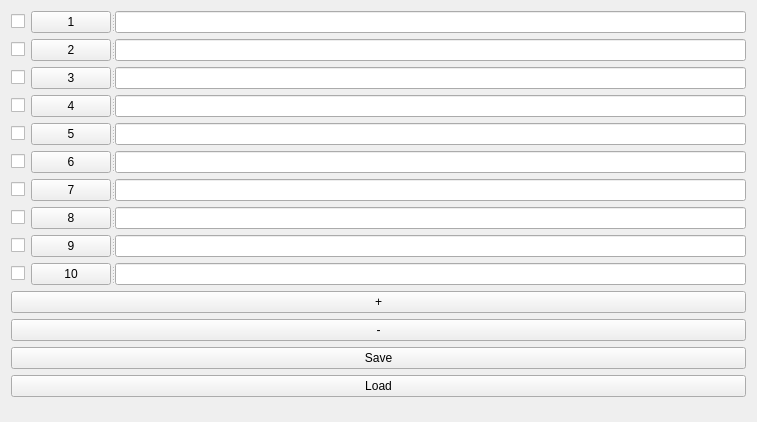
            <widget class="QWidget" name="scrollAreaWidgetContents">
             <property name="geometry">
              <rect>
               <x>0</x>
               <y>-290</y>
               <width>757</width>
               <height>422</height>
              </rect>
             </property>
             <layout class="QVBoxLayout" name="verticalLayout">
              <item>
               <layout class="QHBoxLayout" name="horizontalLayout_2">
                <item>
                 <widget class="QCheckBox" name="chkMulti01">
                  <property name="toolTip">
                   <string>勾选表示可以定时发送</string>
                  </property>
                  <property name="text">
                   <string/>
                  </property>
                 </widget>
                </item>
                <item>
                 <widget class="QSplitter" name="splitter_2">
                  <property name="orientation">
                   <enum>Qt::Horizontal</enum>
                  </property>
                  <widget class="QPushButton" name="btnMultiPush01">
                   <property name="sizePolicy">
                    <sizepolicy hsizetype="Fixed" vsizetype="Fixed">
                     <horstretch>0</horstretch>
                     <verstretch>0</verstretch>
                    </sizepolicy>
                   </property>
                   <property name="toolTip">
                    <string>点击发送</string>
                   </property>
                   <property name="text">
                    <string>1</string>
                   </property>
                  </widget>
                  <widget class="QLineEdit" name="txtLine01">
                   <property name="sizePolicy">
                    <sizepolicy hsizetype="Fixed" vsizetype="Fixed">
                     <horstretch>10</horstretch>
                     <verstretch>0</verstretch>
                    </sizepolicy>
                   </property>
                  </widget>
                 </widget>
                </item>
               </layout>
              </item>
              <item>
               <layout class="QHBoxLayout" name="horizontalLayout_4">
                <item>
                 <widget class="QCheckBox" name="chkMulti02">
                  <property name="toolTip">
                   <string>勾选表示可以定时发送</string>
                  </property>
                  <property name="text">
                   <string/>
                  </property>
                 </widget>
                </item>
                <item>
                 <widget class="QSplitter" name="splitter_3">
                  <property name="orientation">
                   <enum>Qt::Horizontal</enum>
                  </property>
                  <widget class="QPushButton" name="btnMultiPush02">
                   <property name="sizePolicy">
                    <sizepolicy hsizetype="Fixed" vsizetype="Fixed">
                     <horstretch>0</horstretch>
                     <verstretch>0</verstretch>
                    </sizepolicy>
                   </property>
                   <property name="toolTip">
                    <string>点击发送</string>
                   </property>
                   <property name="text">
                    <string>2</string>
                   </property>
                  </widget>
                  <widget class="QLineEdit" name="txtLine02">
                   <property name="sizePolicy">
                    <sizepolicy hsizetype="Expanding" vsizetype="Fixed">
                     <horstretch>10</horstretch>
                     <verstretch>0</verstretch>
                    </sizepolicy>
                   </property>
                  </widget>
                 </widget>
                </item>
               </layout>
              </item>
              <item>
               <layout class="QHBoxLayout" name="horizontalLayout_5">
                <item>
                 <widget class="QCheckBox" name="chkMulti03">
                  <property name="toolTip">
                   <string>勾选表示可以定时发送</string>
                  </property>
                  <property name="text">
                   <string/>
                  </property>
                 </widget>
                </item>
                <item>
                 <widget class="QSplitter" name="splitter_4">
                  <property name="orientation">
                   <enum>Qt::Horizontal</enum>
                  </property>
                  <widget class="QPushButton" name="btnMultiPush03">
                   <property name="toolTip">
                    <string>点击发送</string>
                   </property>
                   <property name="text">
                    <string>3</string>
                   </property>
                  </widget>
                  <widget class="QLineEdit" name="txtLine03">
                   <property name="sizePolicy">
                    <sizepolicy hsizetype="Expanding" vsizetype="Fixed">
                     <horstretch>10</horstretch>
                     <verstretch>0</verstretch>
                    </sizepolicy>
                   </property>
                  </widget>
                 </widget>
                </item>
               </layout>
              </item>
              <item>
               <layout class="QHBoxLayout" name="horizontalLayout_6">
                <item>
                 <widget class="QCheckBox" name="chkMulti04">
                  <property name="toolTip">
                   <string>勾选表示可以定时发送</string>
                  </property>
                  <property name="text">
                   <string/>
                  </property>
                 </widget>
                </item>
                <item>
                 <widget class="QSplitter" name="splitter_5">
                  <property name="orientation">
                   <enum>Qt::Horizontal</enum>
                  </property>
                  <widget class="QPushButton" name="btnMultiPush04">
                   <property name="toolTip">
                    <string>点击发送</string>
                   </property>
                   <property name="text">
                    <string>4</string>
                   </property>
                  </widget>
                  <widget class="QLineEdit" name="txtLine04">
                   <property name="sizePolicy">
                    <sizepolicy hsizetype="Expanding" vsizetype="Fixed">
                     <horstretch>10</horstretch>
                     <verstretch>0</verstretch>
                    </sizepolicy>
                   </property>
                  </widget>
                 </widget>
                </item>
               </layout>
              </item>
              <item>
               <layout class="QHBoxLayout" name="horizontalLayout_7">
                <item>
                 <widget class="QCheckBox" name="chkMulti05">
                  <property name="toolTip">
                   <string>勾选表示可以定时发送</string>
                  </property>
                  <property name="text">
                   <string/>
                  </property>
                 </widget>
                </item>
                <item>
                 <widget class="QSplitter" name="splitter_6">
                  <property name="orientation">
                   <enum>Qt::Horizontal</enum>
                  </property>
                  <widget class="QPushButton" name="btnMultiPush05">
                   <property name="toolTip">
                    <string>点击发送</string>
                   </property>
                   <property name="text">
                    <string>5</string>
                   </property>
                  </widget>
                  <widget class="QLineEdit" name="txtLine05">
                   <property name="sizePolicy">
                    <sizepolicy hsizetype="Expanding" vsizetype="Fixed">
                     <horstretch>10</horstretch>
                     <verstretch>0</verstretch>
                    </sizepolicy>
                   </property>
                  </widget>
                 </widget>
                </item>
               </layout>
              </item>
              <item>
               <layout class="QHBoxLayout" name="horizontalLayout_8">
                <item>
                 <widget class="QCheckBox" name="chkMulti06">
                  <property name="toolTip">
                   <string>勾选表示可以定时发送</string>
                  </property>
                  <property name="text">
                   <string/>
                  </property>
                 </widget>
                </item>
                <item>
                 <widget class="QSplitter" name="splitter_7">
                  <property name="orientation">
                   <enum>Qt::Horizontal</enum>
                  </property>
                  <widget class="QPushButton" name="btnMultiPush06">
                   <property name="toolTip">
                    <string>点击发送</string>
                   </property>
                   <property name="text">
                    <string>6</string>
                   </property>
                  </widget>
                  <widget class="QLineEdit" name="txtLine06">
                   <property name="sizePolicy">
                    <sizepolicy hsizetype="Expanding" vsizetype="Fixed">
                     <horstretch>10</horstretch>
                     <verstretch>0</verstretch>
                    </sizepolicy>
                   </property>
                  </widget>
                 </widget>
                </item>
               </layout>
              </item>
              <item>
               <layout class="QHBoxLayout" name="horizontalLayout_9">
                <item>
                 <widget class="QCheckBox" name="chkMulti07">
                  <property name="toolTip">
                   <string>勾选表示可以定时发送</string>
                  </property>
                  <property name="text">
                   <string/>
                  </property>
                 </widget>
                </item>
                <item>
                 <widget class="QSplitter" name="splitter_8">
                  <property name="orientation">
                   <enum>Qt::Horizontal</enum>
                  </property>
                  <widget class="QPushButton" name="btnMultiPush07">
                   <property name="toolTip">
                    <string>点击发送</string>
                   </property>
                   <property name="text">
                    <string>7</string>
                   </property>
                  </widget>
                  <widget class="QLineEdit" name="txtLine07">
                   <property name="sizePolicy">
                    <sizepolicy hsizetype="Expanding" vsizetype="Fixed">
                     <horstretch>10</horstretch>
                     <verstretch>0</verstretch>
                    </sizepolicy>
                   </property>
                  </widget>
                 </widget>
                </item>
               </layout>
              </item>
              <item>
               <layout class="QHBoxLayout" name="horizontalLayout_10">
                <item>
                 <widget class="QCheckBox" name="chkMulti08">
                  <property name="toolTip">
                   <string>勾选表示可以定时发送</string>
                  </property>
                  <property name="text">
                   <string/>
                  </property>
                 </widget>
                </item>
                <item>
                 <widget class="QSplitter" name="splitter_9">
                  <property name="orientation">
                   <enum>Qt::Horizontal</enum>
                  </property>
                  <widget class="QPushButton" name="btnMultiPush08">
                   <property name="toolTip">
                    <string>点击发送</string>
                   </property>
                   <property name="text">
                    <string>8</string>
                   </property>
                  </widget>
                  <widget class="QLineEdit" name="txtLine08">
                   <property name="sizePolicy">
                    <sizepolicy hsizetype="Expanding" vsizetype="Fixed">
                     <horstretch>10</horstretch>
                     <verstretch>0</verstretch>
                    </sizepolicy>
                   </property>
                  </widget>
                 </widget>
                </item>
               </layout>
              </item>
              <item>
               <layout class="QHBoxLayout" name="horizontalLayout_11">
                <item>
                 <widget class="QCheckBox" name="chkMulti09">
                  <property name="toolTip">
                   <string>勾选表示可以定时发送</string>
                  </property>
                  <property name="text">
                   <string/>
                  </property>
                 </widget>
                </item>
                <item>
                 <widget class="QSplitter" name="splitter_10">
                  <property name="orientation">
                   <enum>Qt::Horizontal</enum>
                  </property>
                  <widget class="QPushButton" name="btnMultiPush09">
                   <property name="toolTip">
                    <string>点击发送</string>
                   </property>
                   <property name="text">
                    <string>9</string>
                   </property>
                  </widget>
                  <widget class="QLineEdit" name="txtLine09">
                   <property name="sizePolicy">
                    <sizepolicy hsizetype="Expanding" vsizetype="Fixed">
                     <horstretch>10</horstretch>
                     <verstretch>0</verstretch>
                    </sizepolicy>
                   </property>
                  </widget>
                 </widget>
                </item>
               </layout>
              </item>
              <item>
               <layout class="QHBoxLayout" name="horizontalLayout_12">
                <item>
                 <widget class="QCheckBox" name="chkMulti10">
                  <property name="toolTip">
                   <string>勾选表示可以定时发送</string>
                  </property>
                  <property name="text">
                   <string/>
                  </property>
                 </widget>
                </item>
                <item>
                 <widget class="QSplitter" name="splitter_11">
                  <property name="orientation">
                   <enum>Qt::Horizontal</enum>
                  </property>
                  <widget class="QPushButton" name="btnMultiPush10">
                   <property name="toolTip">
                    <string>点击发送</string>
                   </property>
                   <property name="text">
                    <string>10</string>
                   </property>
                  </widget>
                  <widget class="QLineEdit" name="txtLine10">
                   <property name="sizePolicy">
                    <sizepolicy hsizetype="Expanding" vsizetype="Fixed">
                     <horstretch>10</horstretch>
                     <verstretch>0</verstretch>
                    </sizepolicy>
                   </property>
                  </widget>
                 </widget>
                </item>
               </layout>
              </item>
              <item>
               <widget class="QPushButton" name="btnAddNewGroup">
                <property name="text">
                 <string>+</string>
                </property>
               </widget>
              </item>
              <item>
               <widget class="QPushButton" name="btnDelLastGroup">
                <property name="text">
                 <string>-</string>
                </property>
               </widget>
              </item>
              <item>
               <widget class="QPushButton" name="btnSaveGroupData">
                <property name="text">
                 <string>Save</string>
                </property>
               </widget>
              </item>
              <item>
               <widget class="QPushButton" name="btnLoadGroupData">
                <property name="text">
                 <string>Load</string>
                </property>
               </widget>
              </item>
              <item>
               <spacer name="verticalSpacer">
                <property name="orientation">
                 <enum>Qt::Vertical</enum>
                </property>
                <property name="sizeHint" stdset="0">
                 <size>
                  <width>20</width>
                  <height>40</height>
                 </size>
                </property>
               </spacer>
              </item>
             </layout>
            </widget>
